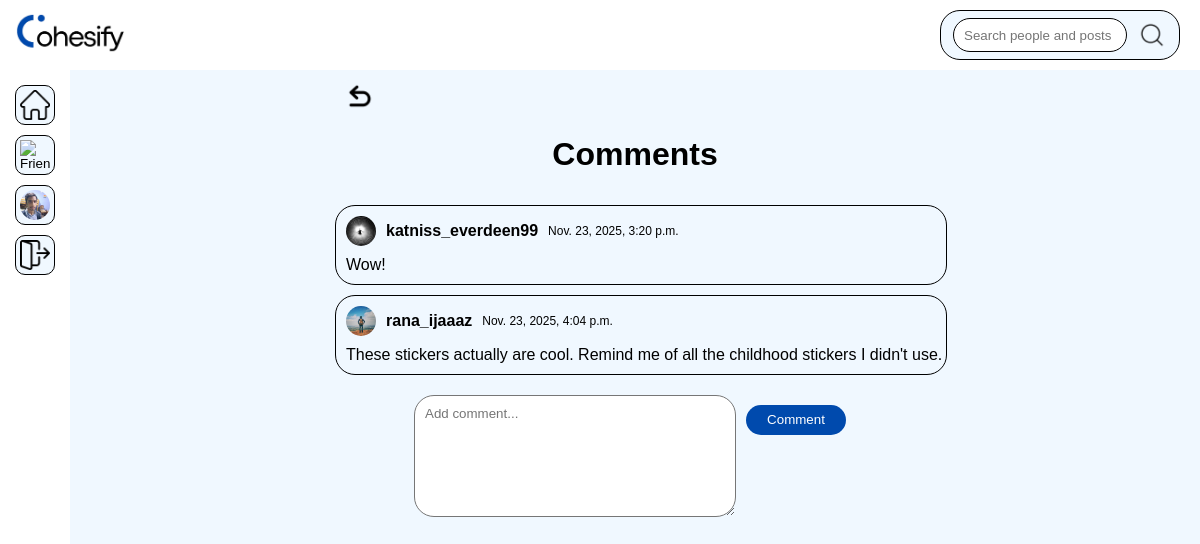
The page /comments/9 (signed in) on the database its author committed.
### cohesify/models.py (models this page shows, shortened)
class User(AbstractUser):
    friends = models.ManyToManyField("self", symmetrical=True, blank=True)
    profile_picture = models.ImageField(
        upload_to="cohesify/profile_pictures/",
        default="cohesify/default_content/default_profile_picture.png",
        blank=True
    )
    @property
    def trimmed_firstname(self):
        name = self.first_name
        if len(name) > 5:
            name = self.first_name[:5] + "..."
        return name

class Comment(models.Model):
    author = models.ForeignKey(User, on_delete=models.CASCADE, related_name="comments")
    post = models.ForeignKey(Post, on_delete=models.CASCADE, related_name="comments")
    created_at = models.DateTimeField(auto_now_add=True)
    text = models.TextField(max_length=1000)

### cohesify/views.py (the view, shortened to what this page needs)
# urls.py: path("comments/<int:post_id>", views.comments, name="comments"),
@login_required(login_url="login")
def comments(request, post_id):
    redirect_view = request.GET.get("redirect_view")
    if redirect_view is None:
        redirect_view = "index"
    posts = models.Post.objects.all()
    post_ids = [p.id for p in posts]
    post = models.Post.objects.get(id=post_id)
    comments = post.comments.all()
    return render(request, "cohesify/comments.html", {
        "comments": comments,
        "post_id": post_id,
        "redirect_link": reverse(redirect_view),
        "redirect_view": redirect_view
    })

### cohesify/templates/cohesify/comments.html (shortened to what this page needs)
{% extends "cohesify/layout.html" %}
{% load static %}
{% block body%}
    <div id="comments-page">
        <div id="redirect-button-container">
            <button>
                <a href="{{ redirect_link }}">
                    <img src="{% static 'cohesify/images/back_icon.png' %}" alt="Back">
                </a>
            </button>
        </div>
        <h1>Comments</h1>
        <div id="comments-container">
            {% if not comments and not message %}
                No comments.
            {% else %}
                {% for comment in comments %}
                    <div class="comment-card">
                        <div class="commenter-details">
                            <img src="{{ comment.author.profile_picture.url }}" alt="PP">
                            <div><strong>{{ comment.author.username }}</strong></div>
                            <div class="comment-date">{{ comment.created_at }}</div>
                        </div>
                        <div class="comment-content">
                            <div>{{ comment.text }}</div>
                        </div>
                    </div>
                {% endfor %}
            {% endif %}
        </div>
        <div id="comment-form-container">
            <form action="{% url 'comments' post_id %}" method="post">
                <textarea id="comment_text" name="comment_text" placeholder="Add comment..."></textarea>
                <button id="comment_submit" type="submit">Comment</button>
            </form>
        </div>
    </div>
{% endblock %}

### cohesify/templates/cohesify/layout.html (shortened to what this page needs)
{% load static %}
<!DOCTYPE html>
<html>
    <head>
        <link rel="stylesheet" href="{% static 'cohesify/css/styles.css' %}">
    </head>
    <body>
        <div id="main-container">
            <div id="header-bar">
                <div id="logo" data-redirect-link="{% url 'index' %}">
                    <img src="{% static 'cohesify/images/cohesify_icon.png' %}" alt="Cohesify">
                </div>
                <div></div>
                <div id="filter-div">
                </div>
                <div id="search-bar">
                    <form action="{% url 'search' %}">
                        <input id="search_bar_keyword" type="text" name="keyword" placeholder="Search people and posts">
                        <button id="search_bar_submit" type="submit">
                            {% if search_selected %}
                                <img src="{% static 'cohesify/images/search_selected_icon.png' %}" alt="Search">
                            {% else %}
                                <img src="{% static 'cohesify/images/search_icon.png' %}" alt="Search">
                            {% endif %}
                        </button>
                    </form>
                </div>
            </div>
            <div class="content">
                <div id="side-bar">
                    <div id="button-section">
                        <button class="side-bar-button" id="home_button" data-redirect-link="{% url 'index' %}">
                            {% if home_selected %}
                                <img src="{% static 'cohesify/images/home_selected_icon.png' %}" alt="Home">
                            {% else %}
                                <img src="{% static 'cohesify/images/home_icon.png' %}" alt="Home">
                            {% endif %}
                        </button>
                        <button class="side-bar-button" id="friends_button" data-redirect-link="{% url 'friends' %}">
                            {% if friends_selected %}
                                <img src="{% static 'cohesify/images/friends_selected_icon.png' %}" alt="Filter">
                            {% else %}
                                <img src="{% static 'cohesify/images/friends_icon.png' %}" alt="Friends">
                            {% endif %}
                        </button>
                        <button class="side-bar-button" id="profile_button" data-redirect-link="{% url 'profile' %}">
                            {% if profile_selected %}
                                <img src="{% static 'cohesify/images/profile_selected_icon.png' %}" alt="Profile">
                            {% else %}
                                <img class="side-bar-profile-pic" src="{{ user.profile_picture.url }}" alt="Profile">
                            {% endif %}
                        </button>
                        <button class="side-bar-button" id="logout_button" data-logout-url="{% url 'logout' %}">
                            <img src="{% static 'cohesify/images/logout_icon.png' %}" alt="Logout">
                        </button>
                    </div>
                </div>
                <div id="main-screen">
                    {% block body %}
                    {% endblock %}
                </div>
            </div>
        </div>
    </body>
</html>

### cohesify/static/cohesify/css/styles.css (style rules this page uses)
html, body { height: 100%; width: 100%; padding: 0px; margin: 0px; font-family: Arial; }
#main-container { width: 100%; min-height: 100vh; display: flex; flex-direction: column; }
#header-bar { position: sticky; top: 0; background-color: white; width: auto; height: 50px; display: grid; padding: 10px; padding-left: 20px; padding-right: 20px; }
#search-bar { border-radius: 20px; background-color: aliceblue; border: 1px solid black; display: flex; justify-content: center; align-items: center; }
#search-bar form { display: flex; justify-content: center; align-items: center; }
#search-bar input[type="text"] { width: 160px; height: 30px; border-radius: 20px; border: 1px solid black; margin-left: 10px; margin-right: 10px; padding-left: 10px; background-color: white; }
#search-bar button { width: 30px; margin-right: 10px; border-radius: 20px; border: none; display: flex; flex-wrap: wrap; justify-content: center; align-items: center; background-color: aliceblue; cursor: pointer; }
#search-bar img { width: 30px; height: 30px; }
#logo { justify-self: center; align-self: center; cursor: pointer; }
#logo > img { width: 110px; height: 40px; }
.content { width: auto; flex: 1; background-color: aliceblue; display: grid; grid-template-columns: 70px auto; transition: grid-template-columns 0.3s ease; height: auto; }
#side-bar { padding-top: 5px; padding-right: 20px; padding-left: 20px; display: flex; flex-wrap: wrap; justify-content: center; background-color: white; }
#button-section { position: fixed; }
.side-bar-button { margin-top: 10px; margin-bottom: 10px; width: 40px; height: 40px; border-radius: 10px; background-color: aliceblue; border: 1px solid black; cursor: pointer; display: flex; justify-content: center; align-items: center; overflow: hidden; transition: width 0.3s ease; }
.side-bar-button > img { width: 30px; height: 30px; }
.side-bar-profile-pic { border-radius: 100%; }

### cohesify/templates/cohesify/comments.html (style rules this page uses)
#header-bar { grid-template-columns: 100px auto 70px 240px; }
#comments-page { width: 100%; display: flex; flex-wrap: wrap; flex-direction: column; align-items: center; }
#comments-container { margin-top: 10px; margin-bottom: 10px; }
@media (min-width: 499px) { #comments-container, #comment-form-container, #redirect-button-container { width: 600px; } }
#redirect-button-container { margin-top: 10px; }
#redirect-button-container > button { border-radius: 20px; height: 30px; border: none; width: 50px; cursor: pointer; background-color: aliceblue; }
#redirect-button-container img { width: 30px; height: 30px; }
.comment-card { border: 1px solid black; border-radius: 20px; padding-top: 10px; padding-bottom: 10px; margin-bottom: 10px; min-width: 300px; width: 100%; padding-left: 10px; }
.commenter-details { display: flex; flex-direction: row; align-items: center; margin-bottom: 10px; }
.commenter-details > img { height: 30px; width: 30px; border-radius: 100%; margin-right: 10px; }
.commenter-details > div { margin-right: 10px; }
.comment-date { font-size: 12px; }
#comment-form-container { margin-bottom: 10px; }
form { display: flex; flex-wrap: wrap; justify-content: center; }
#comment-form-container button { margin: 10px; height: 30px; width: 100px; color: white; background-color: #004aad; border: none; border-radius: 20px; cursor: pointer; }
textarea { width: 300px; height: 100px; font-family: Arial; border-radius: 20px; padding: 10px; }

### rows shown on the page
User: profile_picture (picture)
Comment: author.profile_picture (picture), author.username "katniss_everdeen99", created_at "Nov. 23, 2025, 3:20 p.m.", text "Wow!"
Comment: author.profile_picture (picture), author.username "rana_ijaaaz", created_at "Nov. 23, 2025, 4:04 p.m.", text "These stickers actually are cool. Remind me of all the childhood stickers I didn't use."
